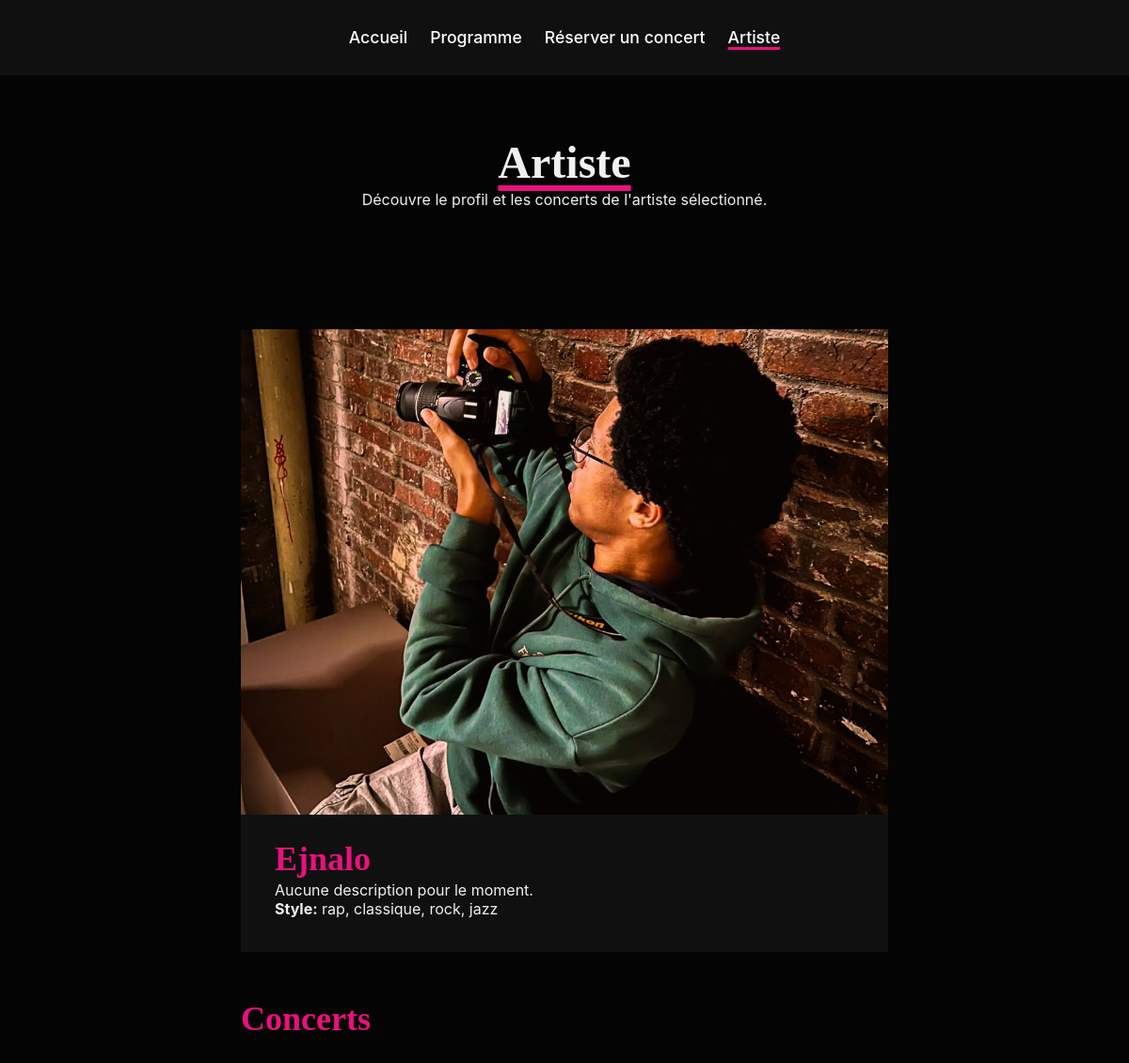
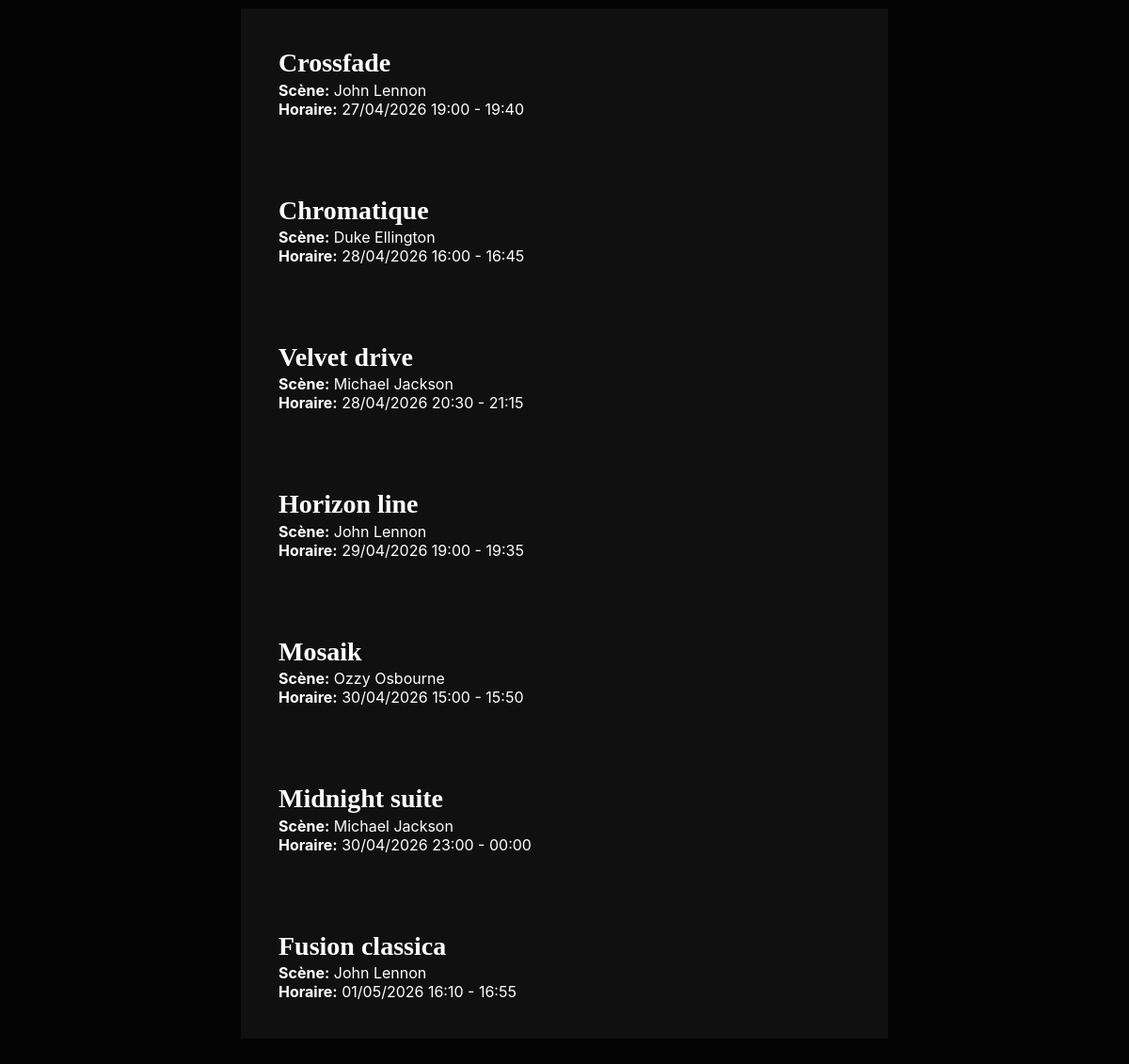
The app's page /artist.php?id=2 with its own data (2 pictures, top to bottom).
### tables this page shows
CREATE TABLE artists (
  id int unsigned NOT NULL AUTO_INCREMENT,
  created_at timestamp NOT NULL DEFAULT CURRENT_TIMESTAMP,
  first_name varchar(128) NOT NULL,  
  last_name varchar(128) NOT NULL,  
  email varchar(128) DEFAULT NULL,  
  nickname varchar(128) DEFAULT NULL,  
  avatar_url varchar(128) NOT NULL DEFAULT 'https://api.beam.ejnalo.me/users/beam/avatar.png',  
  bio varchar(255) DEFAULT NULL,  
  style varchar(255) DEFAULT NULL,  
  spotify varchar(64) DEFAULT NULL,
  youtube varchar(64) DEFAULT NULL,
  deezer varchar(64) DEFAULT NULL,
  soundcloud varchar(64) DEFAULT NULL,
  bandlab varchar(64) DEFAULT NULL,
  beam varchar(64) DEFAULT NULL,
  instagram varchar(64) DEFAULT NULL,
  PRIMARY KEY (id)
);

CREATE TABLE concerts (
  id int unsigned NOT NULL AUTO_INCREMENT,
  created_at timestamp NOT NULL DEFAULT CURRENT_TIMESTAMP,  
  planned_at timestamp NOT NULL,  
  ends_at timestamp NOT NULL,  
  name varchar(64) DEFAULT NULL,  
  description varchar(255) DEFAULT NULL,  
  price_customer int NOT NULL DEFAULT 0,  
  scene varchar(32) NOT NULL,  
  artist int unsigned NOT NULL,  
  PRIMARY KEY (id),
  KEY concerts_artists_relation (artist),
  KEY concerts_scene_relation (scene),
  CONSTRAINT concerts_artists_relation FOREIGN KEY (artist) REFERENCES artists(id) ON DELETE CASCADE ON UPDATE CASCADE,
  CONSTRAINT concerts_scene_relation FOREIGN KEY (scene) REFERENCES scenes(id) ON DELETE CASCADE ON UPDATE CASCADE
);

CREATE TABLE scenes (
  id varchar(32) NOT NULL,
  name varchar(255) NOT NULL,  
  capacity int NOT NULL,  
  outdoor tinyint(1) NOT NULL DEFAULT 0,  
  price_solo int NOT NULL DEFAULT 0,  
  price_group int DEFAULT NULL,  
  PRIMARY KEY (id)
);

### src/artist.php (the view, shortened to what this page needs)
<?php
	function gen_link() {
		$DB_HOST = 'db';
		$DB_USER = 'root';
		$DB_PASSWORD = 'root';
		$DB_NAME = 'test';
		return mysqli_connect($DB_HOST, $DB_USER, $DB_PASSWORD, $DB_NAME);
	}
	function fetch_artist($id) {
		$link = gen_link();
		$id = mysqli_real_escape_string($link, $id);
		$result = mysqli_query($link, "SELECT * FROM artists WHERE id = '$id' LIMIT 1");
		return mysqli_fetch_assoc($result);
	}
	function fetch_concerts($artistId) {
		$link = gen_link();
		$artistId = mysqli_real_escape_string($link, $artistId);
		$result = mysqli_query(
			$link,
			"SELECT concerts.name, concerts.planned_at, concerts.ends_at, scenes.name AS scene_name
			FROM concerts
			INNER JOIN scenes ON scenes.id = concerts.scene
			WHERE concerts.artist = '$artistId'
			ORDER BY concerts.planned_at ASC"
		);
		$concerts = [];
		while ($concert = mysqli_fetch_assoc($result)) {
			$concerts[] = $concert;
		}
		return $concerts;
	}
	$artistId = $_GET['id'] ?? ($_GET['artistId'] ?? null);
	$artist = $artistId ? fetch_artist($artistId) : null;
	$concerts = $artist ? fetch_concerts($artist['id']) : [];
?>
<html lang="fr">
	<head>
		<link rel="stylesheet" href="/assets/css/main.css" type="text/css" />
	</head>
	<body>
		<nav class="navbar">
			<a class="navlink" href="/">
				<span>Accueil</span>
			</a>
			<a class="navlink" href="/programme.php">
				<span>Programme</span>
			</a>
			<a class="navlink" href="/reservation.php">
				<span>Réserver un concert</span>
			</a>
			<a class="navlink active" href="/artist.php">
				<span>Artiste</span>
			</a>
		</nav>
		<header>
			<h1>Artiste</h1>
			<p>Découvre le profil et les concerts de l'artiste sélectionné.</p>
		</header>
		<main>
			<section>
				<?php if (!$artist) { ?>
					<h2>Aucun artiste sélectionné</h2>
					<p>Ajoute un identifiant dans l'URL, par exemple <strong>/artist.php?id=1</strong>.</p>
				<?php } else { ?>
					<div class="artist-card">
						<img src="<?php echo $artist['avatar_url']; ?>" alt="<?php echo $artist['nickname'] ?: ($artist['first_name'] . ' ' . $artist['last_name']); ?>" />
						<div>
							<h2><?php echo $artist['nickname'] ?: ($artist['first_name'] . ' ' . $artist['last_name']); ?></h2>
							<p><?php echo $artist['bio'] ?: 'Aucune description pour le moment.'; ?></p>
							<?php if ($artist['style']) { ?>
								<p><strong>Style:</strong> <?php echo $artist['style']; ?></p>
							<?php } ?>
						</div>
					</div>
				<?php } ?>
			</section>
			<section>
				<h2>Concerts</h2>
				<?php if (!$artist) { ?>
					<p>La liste des concerts s'affichera une fois l'artiste sélectionné.</p>
				<?php } elseif (!$concerts) { ?>
					<p>Aucun concert programmé pour le moment.</p>
				<?php } else { ?>
					<ul>
						<?php foreach ($concerts as $concert) { ?>
							<li class="concert">
								<div>
									<h3><?php echo $concert['name'] ?: 'Concert'; ?></h3>
									<p><strong>Scène:</strong> <?php echo $concert['scene_name']; ?></p>
									<p><strong>Horaire:</strong> <?php echo date('d/m/Y H:i', strtotime($concert['planned_at'])); ?> - <?php echo date('H:i', strtotime($concert['ends_at'])); ?></p>
								</div>
							</li>
						<?php } ?>
					</ul>
				<?php } ?>
			</section>
		</main>
	</body>
</html>

### src/assets/css/main.css (style rules this page uses)
* { padding: 0; margin: 0; box-sizing: border-box; }
html, body { background-color: var(--color-background); color: var(--color-text); font-family: var(--font-sans); }

### src/assets/css/colors.css (style rules this page uses)
:root { --color-primary: #e9117d; --color-primary-dark: #c40e69; --color-primary-light: #f03191; --color-primary-lighter: #f468ae; --color-secondary: #d2e61d; --color-tertiary: #ffffff; --color-background: #040404; --color-text: #f0f0f0; --color-surface: #101010; --color-surface-text: #ffffff; --color-surface-text-faded: #ffffffe0; }

### src/assets/css/typography.css (style rules this page uses)
h1 { font-family: var(--font-title); font-size: 3rem; line-height: 1.2; text-decoration: underline; text-decoration-thickness: 6px; text-decoration-color: var(--color-primary); text-underline-offset: 8px; }
h2:not(.subtitle) { color: var(--color-primary); font-family: var(--font-title); font-size: 2.25rem; line-height: 1.3; }
h3 { font-family: var(--font-title); font-size: 1.75rem; line-height: 1.3; }
a { color: var(--color-primary); font-weight: 600; text-decoration: underline; text-decoration-thickness: 2px; text-decoration-color: transparent; text-underline-offset: 3px; }

### src/assets/css/layout.css (style rules this page uses)
header, main, footer { width: 100%; padding: 64px; }
section { padding-inline: 64px; }
@media only screen and (min-width: 640px) { header, section, footer { padding-inline: 256px; } }
@media only screen and (min-width: 640px) { main { padding-inline: 0; } }
nav.navbar { position: sticky; top: 0; left: 0; display: flex; justify-content: center; align-items: center; gap: 24px; background-color: var(--color-surface); color: var(--color-surface-text); width: 100%; height: 80px; padding-inline: 48px; }
nav.navbar > .navlink { display: flex; align-items: center; justify-content: center; gap: 16px; }
nav.navbar > .navlink { color: var(--color-surface-text); font-size: 1.1rem; line-height: 100%; font-weight: 500; text-decoration: underline; text-decoration-thickness: 3px; text-decoration-color: transparent; text-underline-offset: 4px; height: 100%; transition-duration: 150ms; }
nav.navbar > .navlink.active { text-decoration-color: var(--color-primary); }
header:not(#header-home) { text-align: center; }
main > * + * { margin-top: 48px; }
section > * + * { margin-top: 32px; }

### src/assets/css/components.css (style rules this page uses)
ul > li { list-style-type: none; }
li.concert { display: flex; align-items: center; background-color: var(--color-surface); color: var(--color-surface-text); }
li.concert > div { padding: 40px; }
.artist-card { display: flex; flex-direction: column; gap: 24px; background-color: var(--color-surface); box-shadow: #00000040; }
.artist-card > img { aspect-ratio: 4/3; width: 100%; height: auto; object-fit: cover; object-position: center; }
.artist-card > div { flex: 1 1; display: flex; flex-direction: column; justify-content: center; padding: 36px; padding-top: 0; }

### records on screen
artists: avatar_url (picture), nickname "Ejnalo", bio "Aucune description pour le moment.", style "rap, classique, rock, jazz"
concerts: name "Crossfade", scene.name "John Lennon", planned_at "27/04/2026 19:00", ends_at "19:40"
concerts: name "Chromatique", scene.name "Duke Ellington", planned_at "28/04/2026 16:00", ends_at "16:45"
concerts: name "Velvet drive", scene.name "Michael Jackson", planned_at "28/04/2026 20:30", ends_at "21:15"
concerts: name "Horizon line", scene.name "John Lennon", planned_at "29/04/2026 19:00", ends_at "19:35"
concerts: name "Mosaik", scene.name "Ozzy Osbourne", planned_at "30/04/2026 15:00", ends_at "15:50"
concerts: name "Midnight suite", scene.name "Michael Jackson", planned_at "30/04/2026 23:00", ends_at "00:00"
concerts: name "Fusion classica", scene.name "John Lennon", planned_at "01/05/2026 16:10", ends_at "16:55"
